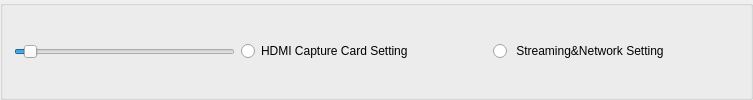
        <widget class="QGroupBox" name="gbx_SelectPage">
         <property name="sizePolicy">
          <sizepolicy hsizetype="Expanding" vsizetype="Expanding">
           <horstretch>0</horstretch>
           <verstretch>0</verstretch>
          </sizepolicy>
         </property>
         <property name="title">
          <string/>
         </property>
         <layout class="QHBoxLayout" name="horizontalLayout" stretch="9,9,1,9,1">
          <item>
           <widget class="QSlider" name="sli_H">
            <property name="sizePolicy">
             <sizepolicy hsizetype="Expanding" vsizetype="Fixed">
              <horstretch>0</horstretch>
              <verstretch>0</verstretch>
             </sizepolicy>
            </property>
            <property name="minimum">
             <number>6</number>
            </property>
            <property name="maximum">
             <number>72</number>
            </property>
            <property name="value">
             <number>9</number>
            </property>
            <property name="orientation">
             <enum>Qt::Horizontal</enum>
            </property>
           </widget>
          </item>
          <item>
           <widget class="QRadioButton" name="rad_Hdmi">
            <property name="text">
             <string>HDMI Capture Card Setting</string>
            </property>
           </widget>
          </item>
          <item>
           <spacer name="horizontalSpacer_6">
            <property name="orientation">
             <enum>Qt::Horizontal</enum>
            </property>
            <property name="sizeHint" stdset="0">
             <size>
              <width>241</width>
              <height>20</height>
             </size>
            </property>
           </spacer>
          </item>
          <item>
           <widget class="QRadioButton" name="rad_Net">
            <property name="text">
             <string> Streaming&amp;&amp;Network Setting</string>
            </property>
           </widget>
          </item>
          <item>
           <spacer name="horizontalSpacer_9">
            <property name="orientation">
             <enum>Qt::Horizontal</enum>
            </property>
            <property name="sizeHint" stdset="0">
             <size>
              <width>40</width>
              <height>20</height>
             </size>
            </property>
           </spacer>
          </item>
         </layout>
        </widget>
